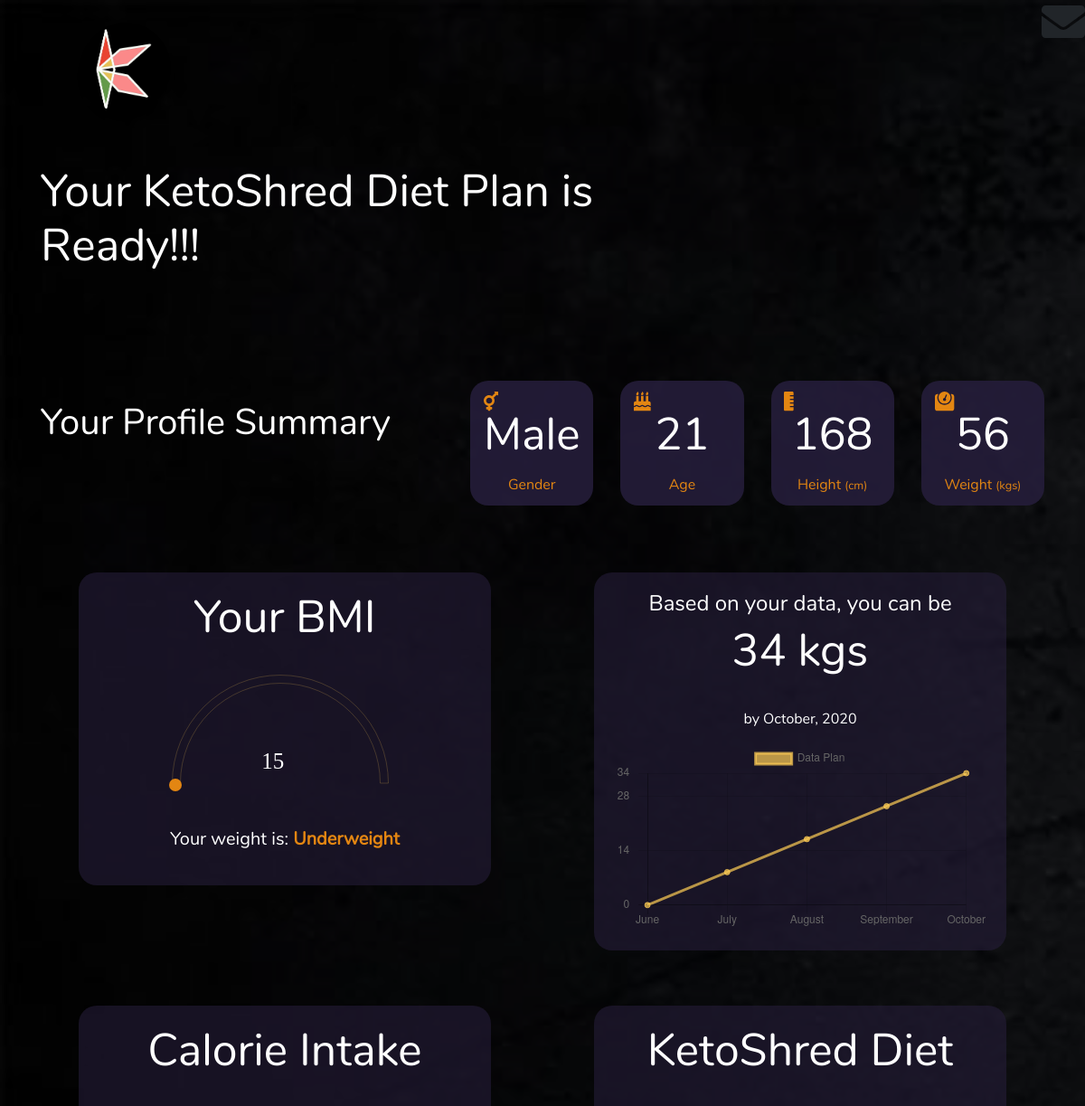
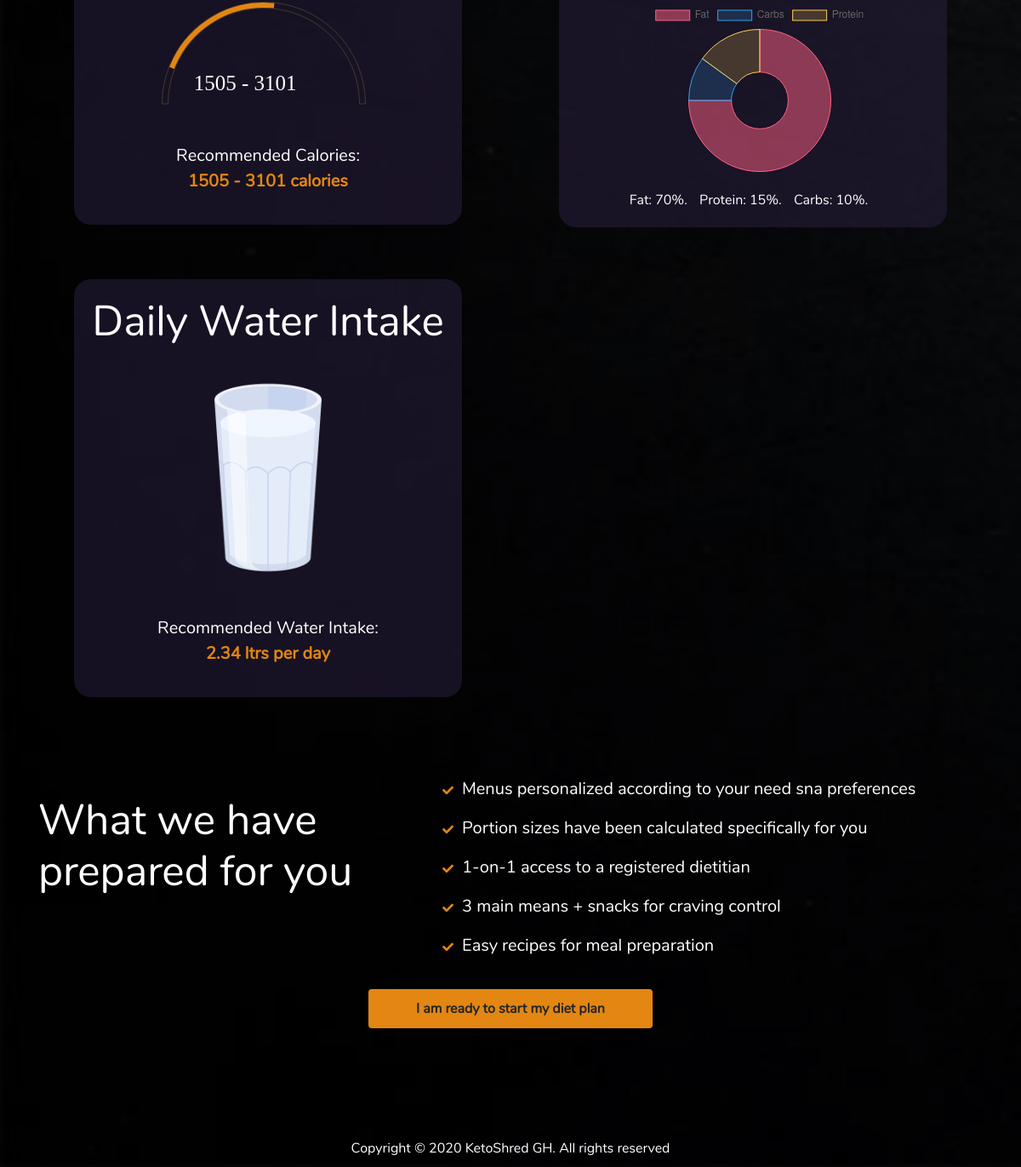
Page /1892c7e0af1d74c7a1f07e578708d31339fa2c68 on the committed database (2 pictures, top to bottom).
### tables this page shows
CREATE TABLE `client` (
  `id` int(11) NOT NULL,
  `token` varchar(500) DEFAULT NULL,
  `email` varchar(400) DEFAULT NULL,
  `gender` varchar(20) DEFAULT NULL,
  `age` int(3) DEFAULT NULL,
  `height` varchar(50) DEFAULT NULL,
  `weight` varchar(50) DEFAULT NULL,
  `target_weight` varchar(400) DEFAULT NULL,
  `activity` text,
  `proteins` text,
  `veggies` text,
  `dairy_products` text,
  `date` datetime NOT NULL DEFAULT CURRENT_TIMESTAMP,
  `status` tinyint(2) NOT NULL DEFAULT '0'
);

### final.php (the view, shortened to what this page needs)
<!DOCTYPE html>
<html lang="en" >
<head>
	<?php include 'assets/includes/headers.php'; ?>
</head>
<body data-anm=".anm">
	<div class=" result-body" style="margin-bottom: -5%;padding-bottom: 0;">
		<?php
		include 'assets/includes/connect.php';
		if (isset($_GET['p'])) {
			$token = $_GET['p'];
			$fetch_user = $conn->query("SELECT * FROM client WHERE token = '$token'") or die(mysqli_error($conn));
			if (mysqli_num_rows($fetch_user) > 0) {
				$row = mysqli_fetch_assoc($fetch_user);
				$age = $row['age'];
				$height = explode(':', $row['height']);
				$height_imperial = explode(',' , $height[0]);
				$height_feet = ceil($height_imperial[0]);
				$height_inches = ceil($height_imperial[1]);
				$height_cm = ceil($height[1]);
				$weight = explode(':', $row['weight']);
				$weight_kgs = ceil($weight[1]);
				$weight_lbs = ceil($weight[0]);
				$target_weight = explode(':', $row['target_weight']);
				$lose_lb = ceil($target_weight[0]);
				$gender = $row['gender'];
				$physical_activity = $row['activity'];
				$height_inches = $height_feet * 12 + $height_inches;
				$double_height_inches = $height_inches ** 2;
				$BMI = round(($weight_lbs / $double_height_inches) * 703, 1);
				if ($BMI <= 18.5) {
					$bmi_comment = 'Underweight';
				}
				if ($gender == 'male') {
					$metabolic_rate = 66 + (6.3 * $weight_lbs) + (12.9 * $height_inches) - (6.8 * $age);
				}else{
					$metabolic_rate = 655 + (4.3 * $weight_lbs) + (4.7 * $height_inches) - (4.7 * $age);
					$IBW = 45.5 + (0.91 * ($height_cm - 152.4));
				}
				$activity = $metabolic_rate * $physical_activity;
				$daily_calories = round($metabolic_rate + $activity);
				$water = $weight_lbs / 2.2;
				if ($age < 30) {
					$water = $water * 40;
				}
				$overall_water = round($water / 28.3, 2);
				$liter = round($overall_water / 33.8, 2);
				$gallon = round($liter * 0.264172);
				if ($lose_lb > $weight_lbs) {
					$derive_weight = $lose_lb - $weight_lbs;
					$weight_loss_month = round($derive_weight / 10, 0);
					if ($weight_loss_month == 0) {
						$weight_loss_month = 2;
					}
					$days = 28 * $weight_loss_month;
					$daily_lost_weight = round($derive_weight / $days, 2);
					$calories_less = round($daily_lost_weight * 3500,0);
					$calories_less = $calories_less + 500;
					$week_calories_less = $calories_less  * 7;
					$month_calories_less = $week_calories_less * 4;
					$week_weight_less_lb = $week_calories_less / 3500;
					$month_calories_less_lb = $week_weight_less_lb * 4;
					$chart_data = ($week_weight_less_lb * 4) * 0.454;
					$month_calories_less_lb = $month_calories_less_lb * 4;
					$total_lbs_months = round($weight_lbs + $month_calories_less_lb, 0);
					$total_kgs_months = round($total_lbs_months * 0.454,0);
					$monthly_weight_division = $total_kgs_months / 4;
					$date_time = strtotime('+4 Months');
					$estimate_month = date('F, Y', $date_time);
					if ($calories_less < 1200) {
						$calories_less = mt_rand(1400, 1600);
					}
					$calories_daily = $daily_calories + 500;
					if ($calories_daily > 4000) {
						$calories_daily = mt_rand(2500, 3200);
					}
				}else{
					$derive_weight = $weight_lbs - $lose_lb;
					$weight_loss_month = round($derive_weight / 10, 0);
					$days = 28 * $weight_loss_month;
					$daily_lost_weight = round($derive_weight / $days, 2);
					$calories_less = round($daily_lost_weight * 3500,0);
					$week_calories_less = $calories_less  * 7;
					$week_weight_less_lb = $week_calories_less / 3500;
					$month_calories_less_lb = $week_weight_less_lb * 4;
					$month_calories_less_lb = $month_calories_less_lb * 4;
					$total_lbs_months = round($weight_lbs - $month_calories_less_lb, 0);
					$total_kgs_months = round($total_lbs_months * 0.454,0);
					$monthly_weight_division = $total_kgs_months / 4;
					$date_time = strtotime('+4 Months');
					$estimate_month = date('F, Y', $date_time);
					$calories_daily = $daily_calories - 500;
				}
				?>
				<div class="content">
					<div class="row">
						<div class="col-md-3 logo-area">
							<div>
								<img src="assets/img/logo.jpg" class="img-fluid">
							</div>
						</div>
						<div class="col-md-9" align="right">
							<div class="contact-icon" >
								<p><span class="fa fa-envelope fa-3x"></span></p>
							</div>
						</div>
					</div>
					<div class="container result-container">
						<div class="row result-intro">
							<div class="col-md-7">
								<h1>Your KetoShred Diet Plan is Ready!!!</h1>
							</div>
						</div>
						<div class="row result-summary">
							<div class="col-md-5">
								<h1>Your Profile Summary</h1>
							</div>
							<div class="col-md-7">
								<div class="row">
									<div class="col-6 col-md-3">
										<div>
											<span class="fa fa-lg fa-transgender stat-icon"></span>
											<h2><?= ucfirst($gender); ?></h2>
											<h5>Gender</h5>
										</div>
									</div>
									<div class="col-6 col-md-3">
										<div>
											<span class="fa fa-lg fa-birthday-cake stat-icon"></span>
											<h2><?= $age; ?></h2>
											<h5>Age</h5>
										</div>
									</div>
									<div class="col-6 col-md-3">
										<div>
											<span class="fa fa-lg fa-ruler-vertical stat-icon"></span>
											<h2><?= $height_cm; ?></h2>
											<h5>Height <small>(cm)</small></h5>
										</div>
									</div>
									<div class="col-6 col-md-3">
										<div>
											<span class="fa fa-lg fa-weight stat-icon"></span>
											<h2><?= $weight_kgs; ?></h2>
											<h5>Weight <small>(kgs)</small></h5>
										</div>
									</div>
								</div>
							</div>
							<div class="col-md-6 bmi">
								<div class="result-summary-content" align="center">
									<h2>Your BMI</h2>
									<div id="bmi-slider"></div>
									<p id="recommended-calorie">Your weight is: <span><?= $bmi_comment; ?></span></p>
								</div>
							</div>
							<div class="col-md-6 achievable-weight">
								<div class="result-summary-content" >
									<h4>Based on your data, you can be</h4>
									<h2><?= $total_kgs_months; ?> kgs</h2>
									<p>by <?= $estimate_month; ?></p>
									<canvas id="canvas"></canvas>
								</div>
							</div>
							<div class="col-md-6 daily-calories">
								<div  class="result-summary-content">
									<h2>Calorie Intake</h2>
									<div id="handle1" style="background-color: transparent;"></div>
									<p id="recommended-calorie">Recommended Calories: <br> <span><?= $calories_less .' - '. $calories_daily; ?> calories</span></p>
								</div>
							</div>
							<div class="col-md-6 metabolic-age">
								<div id="chart1" class="result-summary-content">
									<h2>KetoShred Diet</h2>
									<div class="chart-detail-div">
										<canvas id="chart-area"></canvas></div>
										<div class="chart-detail">
											<span>Fat: 70%.</span>
											<span>Protein: 15%.</span>
											<span>Carbs: 10%.</span>
										</div>
									</div>
								</div>
								<div class="col-md-6 daily-water">
									<div class="result-summary-content" >
										<h2>Daily Water Intake</h2>
										<img src="assets/img/water.png" class="img-fluid">
										<p id="recommended-calorie">Recommended Water Intake: <br>
											<span><?= (($liter > 5)?$gallon:$liter) ?> ltrs per day</span></p>
										</div>
									</div>
									<div class="col-md-12 what-you-get">
										<div class="row">
											<div class="col-md-5">
												<h1>What we have prepared for you</h1>
											</div>
											<div class="col-md-7">
												<ul>
													<li>
														<p><span class="fa fa-check fa-sm"></span>Menus personalized according to your need sna preferences</p>
													</li>
													<li>
														<p><span class="fa fa-check fa-sm"></span>Portion sizes have been calculated specifically for you</p>
													</li>
													<li>
														<p><span class="fa fa-check fa-sm"></span>1-on-1 access to a registered dietitian</p>
													</li>
													<li>
														<p><span class="fa fa-check fa-sm"></span>3 main means + snacks for craving control</p>
													</li>
													<li>
														<p><span class="fa fa-check fa-sm"></span>Easy recipes for meal preparation</p>
													</li>
												</ul>
											</div>
										</div>
										<p align="center"><button class="btn buy-button"><a href="">I am ready to start my diet plan</a></button></p>
									</div>
								</div>
							</div>
						</div>
						<p align="center" class="copyright"> Copyright &copy <?= date('Y'); ?> KetoShred GH. All rights reserved</p>
					</div>
					<script type="text/javascript">
						var config = {
							type: 'line',
							data: {
								labels: [<?php
									for ($i=0; $i <= 4; $i++) {
										$d = strtotime('+'.$i.' Months');
										echo '"'.date('F', $d).'",';
									}
									?>],
									datasets: [{
										label: 'Data Plan',
										backgroundColor: 'rgba(255, 206, 86, 0.7)',
										borderColor: 'rgba(255, 206, 86, 0.7)',
										data: [
										<?php
										for ($i=0; $i <= $total_kgs_months; $i = $i + $monthly_weight_division) {
											echo '"'.$i.'",';
										}
										?>
										],
										fill: false,
									}]
								},
								options: {
									responsive: true,
									circular: true,
									title: {
										display: false,
										text: 'Chart.js Line Chart'
									},
									tooltips: {
										mode: 'index',
										intersect: false,
									},
									hover: {
										mode: 'nearest',
										intersect: true
									},
									scales: {
										yAxes: [{
											ticks: {
												max: <?= $total_kgs_months; ?>,
												min: 0,
												stepSize: 14,
												padding: 10
											}
										}]
									}
								}
							};
							var ctx = document.getElementById('canvas').getContext('2d');
							window.myLine = new Chart(ctx, config);
							var ctx = document.getElementById("chart-area");
							var myChart = new Chart(ctx, {
								type: 'pie',
								data: {
									labels: ['Fat', 'Carbs', 'Protein'],
									datasets: [{
										label: '# of Nutrients',
										data: [75, 10, 15],
										backgroundColor: [
										'rgba(255, 99, 132, 0.5)',
										'rgba(54, 162, 235, 0.2)',
										'rgba(255, 206, 86, 0.2)'
										],
										borderColor: [
										'rgba(255,99,132,1)',
										'rgba(54, 162, 235, 1)',
										'rgba(255, 206, 86, 1)'
										],
										borderWidth: 1
									}]
								},
								options: {
									cutoutPercentage: 40,
									responsive: true
								}
							});
							$("#handle1").roundSlider({
								width: 6,
								radius: 120,
								value: "<?= $calories_less; ?>,<?= $calories_daily; ?>",
								lineCap: "square",
								svgMode: true,
								rangeColor: '#e38612',
								sliderType: "range",
								min: 1000,
								readOnly: true,
								max: 5000,
								circleShape: "half-top"
							});
							$("#bmi-slider").roundSlider({
								width: 8,
								radius: 120,
								svgMode: true,
								value: "<?= $BMI; ?>",
								lineCap: "square",
								min: '15',
								max: 50,
								readOnly: true,
								circleShape: "half-top"
							});
						</script>
						<?php
					}
				}
				?>
			</body>
			</html>

### assets/includes/headers.php (shortened to what this page needs)
<link rel="stylesheet" href="assets/css/style.css">
<link rel="stylesheet" type="text/css" href="assets/css/bootstrap.min.css">
<link rel="stylesheet" type="text/css" href="assets/css/all.min.css">
<link rel="stylesheet" type="text/css" href="assets/css/responsive.css">
<link rel="stylesheet" type="text/css" href="assets/css/chart.min.css">
<link rel="stylesheet" type="text/css" href="assets/css/roundslider.min.css">

### assets/css/style.css (style rules this page uses)
* { margin: 0; padding: 0; box-sizing: border-box; font-family:'Nunito Regular'; }
body { font-family: 'Nunito Regular', sans-serif; font-size: 16px; color: #2c2c2c; overflow-x: hidden; }
body a { color: inherit; text-decoration: none; }
.result-body { background: url('../img/menu_bg.jpg'); background-size: cover; background-repeat: no-repeat; position: relative; background-attachment: fixed; padding-bottom: 1px; }
.index-body .content, .result-body .content { position: relative; z-index: 1; }
.index-body::after, .result-body::after { content: ''; position: absolute; top: 0; left: 0; right: 0; bottom: 0; background: rgba(0,0,0,.6); }
.result-body::after { background: rgba(0,0,0,.7); }
.logo-area { text-align: center; padding-top: 2%; }
.logo-area img { width: 100px; height: 100px; box-shadow: 0 10px 10px 0 rgba(0,0,0,.9); border-radius: 50%; }
.result-container .result-intro { margin-bottom: 5%; }
.result-container .result-intro .col-md-7 { margin-top: 5%; color: #fff; }
.result-container .result-intro .col-md-7 h1 { font-size: 50px; }
.result-summary { margin-bottom: 5%; }
.result-summary .col-md-5 h1 { padding-top: 5%; color: #fff; }
.result-summary .col-md-7 .row .col-6 div { background-color: red; padding:30px 15px; padding-bottom: 5px; color: #fff; width: 100%; border-radius: 20px; background: rgba(37, 29, 58,.9); text-align: center; margin-bottom: 15px; }
.result-summary .col-md-7 .row .col-6 div .stat-icon { position: absolute; top: 8%; left: 18%; color: #e38612; }
.result-summary .col-md-7 .row .col-6 div h5 { padding-top: 5px; font-size: 16px; color: #e38612; }
.result-summary .col-md-6 { color: #fff; margin-top: 5%; margin-bottom: 0; padding: 2px 5%; }
.result-summary .col-md-6 .result-summary-content { background: rgba(37, 29, 58,.6); border-radius: 20px; padding: 20px 20px; text-align: center; }
.result-intro { padding-bottom: 5%; }
.what-you-get { margin-top: 8%; margin-bottom: 5%; }
.what-you-get .row .col-md-5 h1 { padding-top: 5%; font-size: 50px; }
.what-you-get .row .col-md-7 ul { list-style: none; }
.what-you-get .row .col-md-7 li { color: #fff; font-size: 20px; }
.what-you-get .row .col-md-7 li p .fa-check { color: #e38612; font-size: 13px; font-weight: bold; margin-right: 10px; }
.what-you-get .buy-button { padding: 10px 5%; transition: .5s; background: #e38612; margin-top: 20px; }
.what-you-get .buy-button a { font-weight: bold; text-decoration: none !important; color: #212529; }
.copyright { position: relative; z-index: 1; color: #fff; padding-bottom: 10px; margin-bottom: -1px; }
.rs-control { margin-top: 5%; margin-left: 2%; }
.daily-water img { height: 30vh; }
.result-summary-content .chart-detail { margin-top: -30%; }
.result-summary-content .chart-detail span { padding-right: 10px; }
.result-summary-content h2 { margin-bottom: 5%; }
.result-summary-content #recommended-calorie { padding-top: 10%; font-size: 20px; }
.result-summary-content #recommended-calorie span { color: #e38612; font-weight: bold; }
.result-summary-content .chart-detail-div { width: 400px; height: 300px; margin-left: -27%; }
.result-body .content h2 { color: #fff; font-size: 50px; text-align: center; padding-top: 0%; padding-bottom: 3%; }

### assets/css/responsive.css (style rules this page uses)
@media (min-width: 1024px) { .rs-control { margin-top: 5%; margin-left: 20%; } }
@media (min-width: 1024px) { .result-summary-content .chart-detail-div { width: 400px; height: 200px; margin-left: auto; } }
@media (min-width: 1024px) { .result-summary-content .chart-detail { margin-top: 5%; } }

### rows in the picture
client: gender "Male", age "21", height "168", weight "56", weight "Underweight", weight "34", calories_less "1505", calories_daily "3101"

### other values in the picture
$liter "2.34"
chart data {{ date('F', $d) }} June, July, August, September, October
chart data {{ $total_kgs_months }} 34
